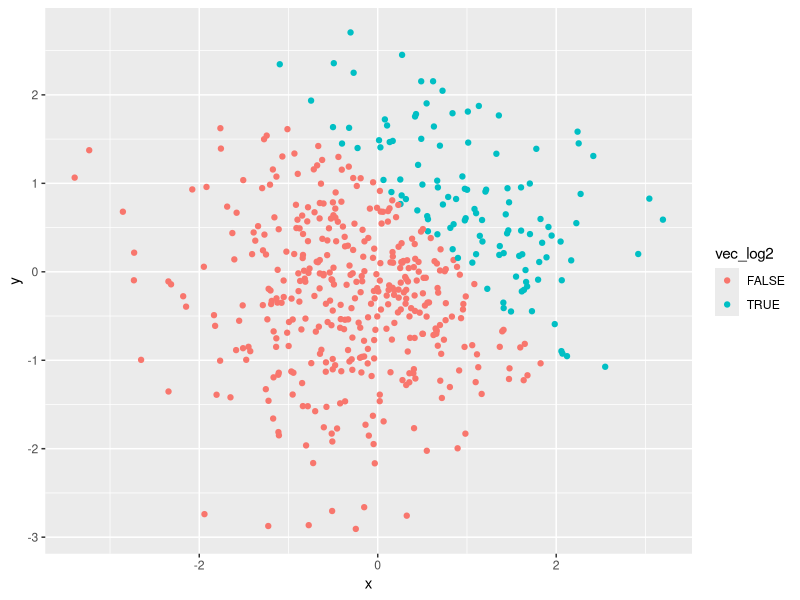
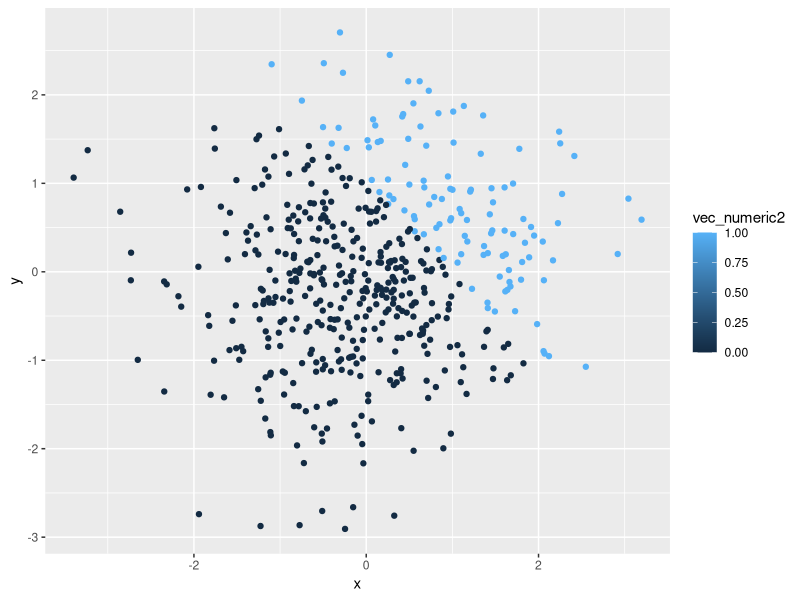
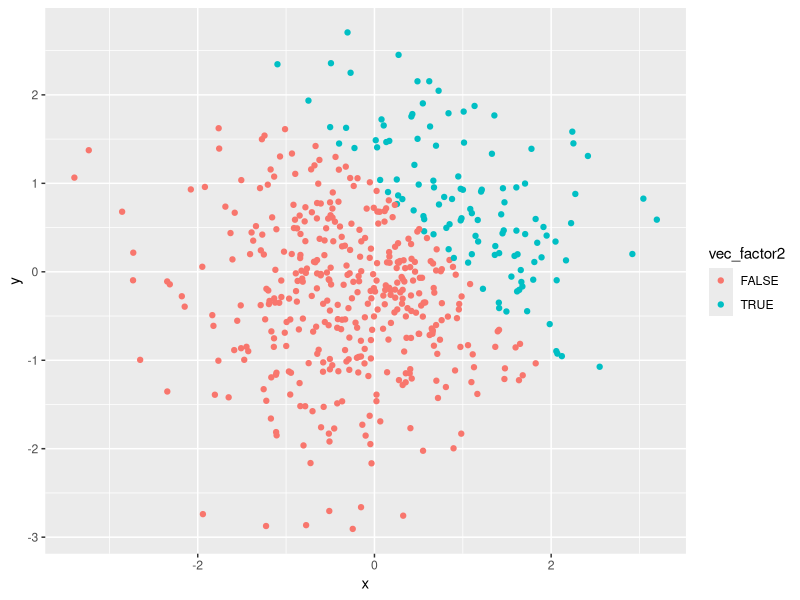
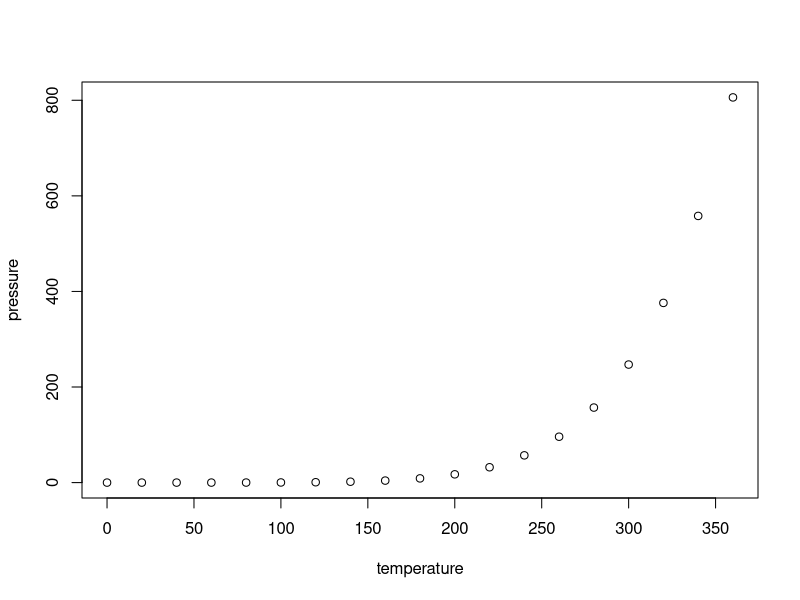

These figures' R source, in order:
## ---- chunk 1
knitr::opts_chunk$set(echo = TRUE)
## ---- chunk 2
library(tidyverse)

hw1_df = tibble(
  norm_samp = rnorm(8),
  norm_samp_log = norm_samp > 0,
  vec_char = c("one","two","three","four","five","six", "seven","eight"),
  vec_factor = factor(c("cat", "dog", "bird", "cat","dog","bird", "cat", "dog"))
)
## ---- chunk 3
mean(pull(hw1_df, norm_samp))
## ---- chunk 4
mean(pull(hw1_df,vec_char))
## ---- chunk 5
mean(pull(hw1_df,vec_factor))
## ---- chunk 6
mean(pull(hw1_df, norm_samp_log))
## ---- chunk 7
as.numeric(pull(hw1_df,vec_char))
## ---- chunk 8
as.numeric(pull(hw1_df,vec_factor))
## ---- chunk 9
as.numeric(pull(hw1_df, norm_samp_log))
## ---- chunk 10
as.numeric(pull(hw1_df,norm_samp))
## ---- chunk 11
as.numeric(pull(hw1_df,norm_samp_log)) * (pull(hw1_df,norm_samp))
as.factor(pull(hw1_df,norm_samp_log)) * (pull(hw1_df,norm_samp))
as.numeric(as.factor(pull(hw1_df,norm_samp_log)))*(pull(hw1_df,norm_samp))
## ---- chunk 12
set.seed(1234)

plot_df2 = tibble(
  x = rnorm(500),
  y = rnorm(500),
  vec_log2 = x + y >1,
  vec_numeric2 = as.numeric(vec_log2), 
  vec_factor2 = as.factor(vec_log2)
)
## ---- chunk 13
ggplot(plot_df2, aes(x=x, y=y, color = vec_log2)) + geom_point()
ggplot(plot_df2, aes(x=x, y=y, color = vec_numeric2)) + geom_point()
ggplot(plot_df2, aes(x=x, y=y, color = vec_factor2)) + geom_point()
## ---- chunk 14
summary(cars)
## ---- chunk 15
plot(pressure)
